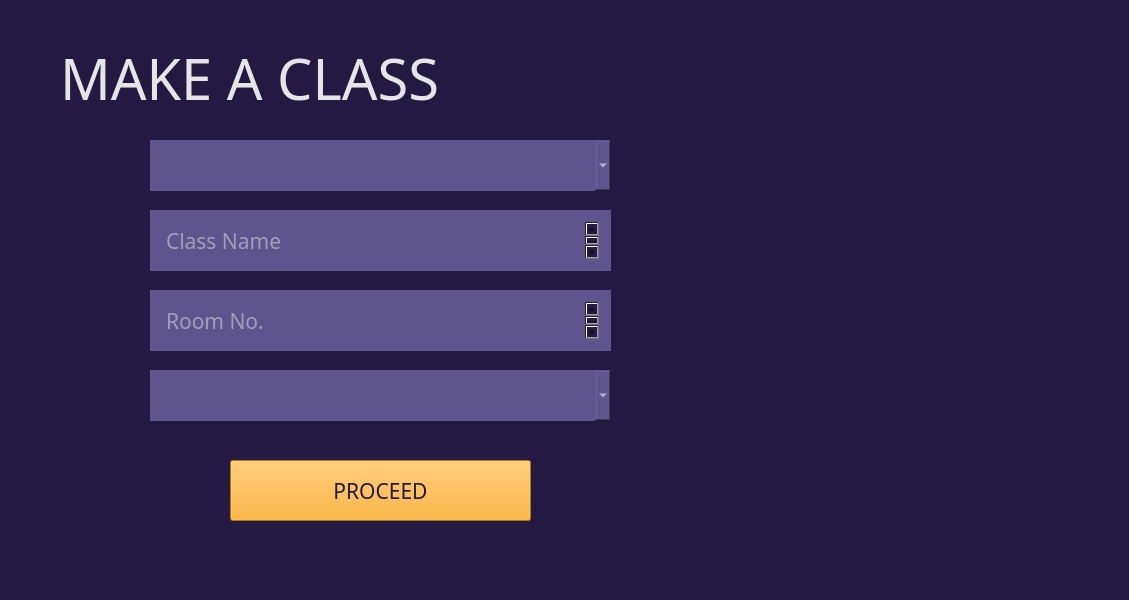
<?xml version="1.0" encoding="UTF-8"?>
<ui version="4.0">
 <class>Form</class>
 <widget class="QWidget" name="Form">
  <property name="geometry">
   <rect>
    <x>0</x>
    <y>0</y>
    <width>1129</width>
    <height>600</height>
   </rect>
  </property>
  <property name="windowTitle">
   <string>Form</string>
  </property>
  <property name="styleSheet">
   <string notr="true">background-color: rgb(35, 25, 66);</string>
  </property>
  <widget class="QTextEdit" name="eid">
   <property name="geometry">
    <rect>
     <x>150</x>
     <y>210</y>
     <width>461</width>
     <height>61</height>
    </rect>
   </property>
   <property name="font">
    <font>
     <family>Montserrat</family>
     <pointsize>16</pointsize>
     <weight>50</weight>
     <italic>false</italic>
     <bold>false</bold>
    </font>
   </property>
   <property name="styleSheet">
    <string notr="true">background-color: rgb(94, 84, 142);
border: None;
padding:12px;
color: rgb(229, 229, 229);
font: 16pt &quot;Montserrat&quot;;</string>
   </property>
   <property name="placeholderText">
    <string>Class Name</string>
   </property>
  </widget>
  <widget class="QLabel" name="label_2">
   <property name="geometry">
    <rect>
     <x>60</x>
     <y>40</y>
     <width>444</width>
     <height>77</height>
    </rect>
   </property>
   <property name="font">
    <font>
     <family>Montserrat ExtraBold</family>
     <pointsize>42</pointsize>
    </font>
   </property>
   <property name="styleSheet">
    <string notr="true">background:None;
color: rgb(229, 229, 229);
image:None;
</string>
   </property>
   <property name="text">
    <string>MAKE A CLASS</string>
   </property>
   <property name="alignment">
    <set>Qt::AlignJustify|Qt::AlignVCenter</set>
   </property>
  </widget>
  <widget class="QPushButton" name="start">
   <property name="geometry">
    <rect>
     <x>230</x>
     <y>460</y>
     <width>301</width>
     <height>61</height>
    </rect>
   </property>
   <property name="font">
    <font>
     <family>Montserrat SemiBold</family>
     <pointsize>16</pointsize>
    </font>
   </property>
   <property name="styleSheet">
    <string notr="true"> background-color: rgb(252, 163, 17);
color: rgb(35, 25, 66);
image: None;</string>
   </property>
   <property name="text">
    <string>PROCEED</string>
   </property>
  </widget>
  <widget class="QComboBox" name="comboBox">
   <property name="geometry">
    <rect>
     <x>150</x>
     <y>140</y>
     <width>461</width>
     <height>51</height>
    </rect>
   </property>
   <property name="styleSheet">
    <string notr="true">background-color: rgb(94, 84, 142);
border: None;
padding:12px;
color: rgb(229, 229, 229);
font: 16pt &quot;Montserrat&quot;;</string>
   </property>
  </widget>
  <widget class="QTextEdit" name="eid_2">
   <property name="geometry">
    <rect>
     <x>150</x>
     <y>290</y>
     <width>461</width>
     <height>61</height>
    </rect>
   </property>
   <property name="font">
    <font>
     <family>Montserrat</family>
     <pointsize>16</pointsize>
     <weight>50</weight>
     <italic>false</italic>
     <bold>false</bold>
    </font>
   </property>
   <property name="styleSheet">
    <string notr="true">background-color: rgb(94, 84, 142);
border: None;
padding:12px;
color: rgb(229, 229, 229);
font: 16pt &quot;Montserrat&quot;;</string>
   </property>
   <property name="placeholderText">
    <string>Room No.</string>
   </property>
  </widget>
  <widget class="QComboBox" name="comboBox_2">
   <property name="geometry">
    <rect>
     <x>150</x>
     <y>370</y>
     <width>461</width>
     <height>51</height>
    </rect>
   </property>
   <property name="styleSheet">
    <string notr="true">background-color: rgb(94, 84, 142);
border: None;
padding:12px;
color: rgb(229, 229, 229);
font: 16pt &quot;Montserrat&quot;;</string>
   </property>
  </widget>
 </widget>
 <resources/>
 <connections/>
</ui>
